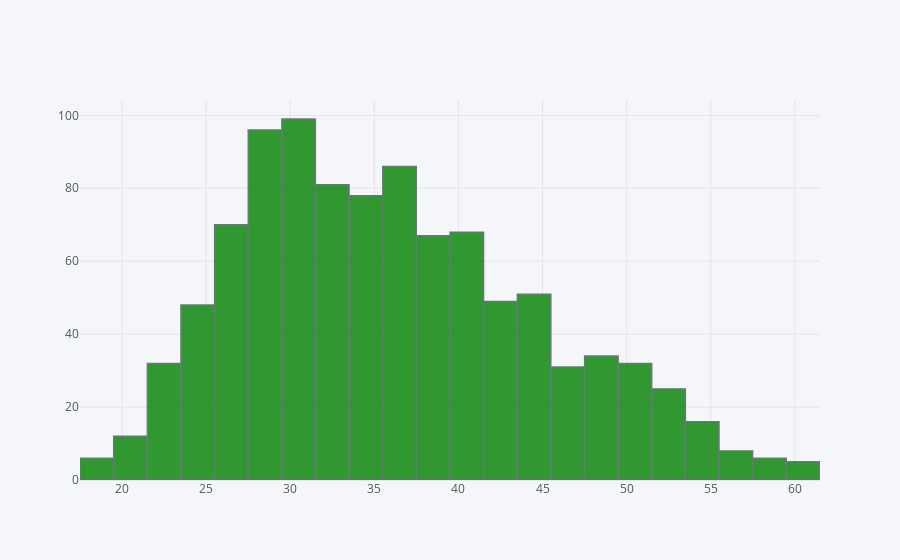

Write notebook code for a chart like this one.
### Code cell
ad_data['Age'].iplot(kind='hist',bins=30,color='green')

### Figure 1 — Plotly figure (JSON) as saved in the notebook; plotly's stock layout.template omitted (floating-point values rounded to 4 significant figures; data arrays with more than 128 entries replaced by an {"elided": "..."} marker saying what was removed)
{"data": [{"histfunc": "count", "histnorm": "", "marker": {"color": "rgba(0, 128, 0, 1.0)", "line": {"color": "#4D5663", "width": 1.3}}, "name": "Age", "nbinsx": 30, "opacity": 0.8, "orientation": "v", "type": "histogram", "x": {"elided": "1000 int values"}}], "layout": {"barmode": "overlay", "legend": {"bgcolor": "#F5F6F9", "font": {"color": "#4D5663"}}, "paper_bgcolor": "#F5F6F9", "plot_bgcolor": "#F5F6F9", "title": {"font": {"color": "#4D5663"}}, "xaxis": {"gridcolor": "#E1E5ED", "showgrid": true, "tickfont": {"color": "#4D5663"}, "title": {"font": {"color": "#4D5663"}, "text": ""}, "zerolinecolor": "#E1E5ED"}, "yaxis": {"gridcolor": "#E1E5ED", "showgrid": true, "tickfont": {"color": "#4D5663"}, "title": {"font": {"color": "#4D5663"}, "text": ""}, "zerolinecolor": "#E1E5ED"}}}
